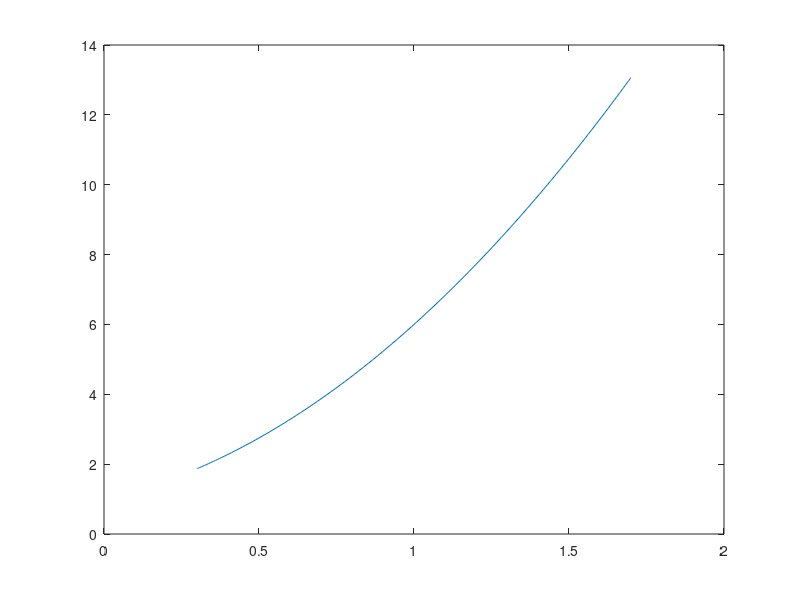

This chart was generated by the following MATLAB code: (Note: this script raises an error after producing the figure.)
clear; clc; close all;

%%
a = 1;
b = 2;
c = 3;
f1 = 1;
f2 = 0;
L1 = 1;
L2 = 1;

% parameters
tol = 1e-12;
x_init = [0; 0];
iter = 0;
err = [];

%% interpolation
% evaluation density
dl = 0.01;

% calc min and max length to evaluate (just for now)
l_min = min(0.3 * L1,0.3 * L2);
l_max = max(1.7 * L1,1.7 * L2);
% grid size
k_d = round((l_max - l_min)/dl);
% grid value allocation
k_grid = zeros(k_d,1);
% k response function
k = @(l)(c*l*l + b*l + a);
% store x values
x = zeros(k_d,1);
% fill in grid values with chebyshev
for i = 0:k_d-1
    x(i+1) = (1+cos((2*i+1)/(2*k_d)*pi))/2*(l_max-l_min)+l_min;
    k_grid(i+1)= k(x(i+1));
end
plot(x,k_grid);
% grid spline
k_spline = spline(x,k_grid);
% grid derivative spline
k_der = fnder(k_spline,1);

%% init declare variables

syms l1 u1 u2 l2 ;
l1 = u1 - u2 + L1;
l2 = u2 + L2;

%% Internal forces
syms p1 p2 k1 k2;
p1 = k1*u1 - k2*u2;
p2 = -k1*u1+(k1+k2)*u2;

%% Jacobian
syms K k11 k12 k21 k22 K_symb
% actuall derivative but sym cant be used as we get part of derivative out
% of the spline
%k11 = diff(p1, u1)+u1*deriv_dk(l1);
%k12 = diff(p1, u2)-u1*deriv_dk(l1)-u2*deriv_dk(l2);
%k21 = diff(p2, u1)+(u2-u1)*deriv_dk(l1);
%k22 = diff(p2, u2)-(u2-u1)*deriv_dk(l1)+u2*deriv_dk(l2);
k11 = diff(p1, u1);
k12 = diff(p1, u2);
k21 = diff(p2, u1);
k22 = diff(p2, u2);

K_symb = [k11, k12; 
    k21, k22];

r_symb = [p1 - f1; 
     p2 - f2];

 
%% Newton iteration
u1 = 0;
u2 = 0;
u = [u1; u2];
Delta = [u1; u2];

% inital values
l_1 = eval(l1);
l_2 = eval(l2);
k1 = fnval(k_spline,l_1);
k2 = fnval(k_spline,l_2);

while 1
   iter = iter + 1;
   K = eval(K_symb)+[u(1),-u(1);u(2)-u(1),u(1)-u(2)]*fnval(k_der,l_1)+[0 -u(2); 0 u(2)]*fnval(k_der,l_2);
   r = eval(r_symb);
   Delta = -K\r;
   u = Delta + u;
   % update values
   u1 = u(1);
   u2 = u(2);
   l_1 = eval(l1);
   l_2 = eval(l2);
   k1 = fnval(k_spline,l_1);
   k2 = fnval(k_spline,l_2);
   
   err = [err, norm(r)];
   if (err(length(err)) < tol)
        break;
   end
end
iter
order = log(abs((err(end)-err(end-1))/(err(end-1)-err(end-2))))/log(abs((err(end-1)-err(end-2))/(err(end-2)-err(end-3))))
disp(u)
disp(err(length(err)))
ref = [ 0.2788; 0.1394]